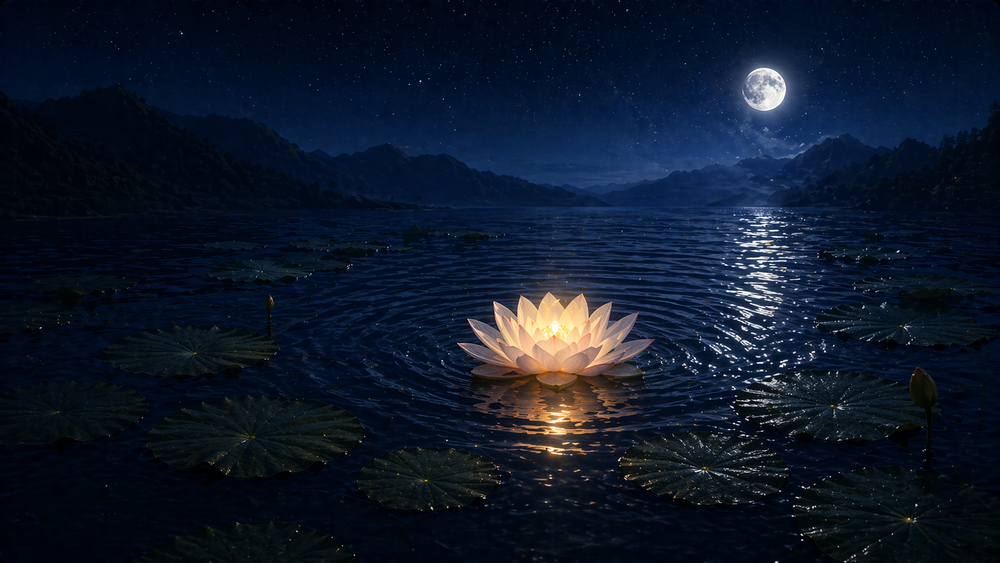
#> input picture web-prototype/dist/banners/l1.png, 1000 x 563 px, shrunk from 1672 x 941 before the run, found by its file name
$ python remove_bg.py
#> lines starting #> are read from the running program, lines starting #| are printed output that depends on the picture; after the words box and inside, x2 and y2 are one past the last pixel; in counts of white or black regions, pixels touching at a corner belong together
import cv2
import numpy as np
from pathlib import Path

def remove_checkerboard_surgical(img_path, out_path):
    img = cv2.imread(str(img_path))
#> img is the input picture: shape (563, 1000, 3); mean B, G, R 41.4, 24.4, 14.1
    if img is None: return

    corners = [img[0,0], img[0,-1], img[-1,0], img[-1,-1], img[1,1], img[1,-2]]
#> corners = [[3, 1, 1], [2, 0, 1], [8, 8, 12], [18, 17, 18], [1, 0, 1], [0, 0, 0]]
    bg_colors = np.unique(corners, axis=0)
#> bg_colors = [[0, 0, 0], [1, 0, 1], [2, 0, 1], [3, 1, 1], [8, 8, 12], [18, 17, 18]]

    mask = np.ones(img.shape[:2], dtype=bool)
    for color in bg_colors:
        # Cast to int to avoid uint8 overflow
        c_int = color.astype(int)
        lower = np.clip(c_int - 15, 0, 255).astype(np.uint8)
        upper = np.clip(c_int + 15, 0, 255).astype(np.uint8)
        bg_mask = cv2.inRange(img, lower, upper)
        mask = mask & (~bg_mask.astype(bool))
#> this loop made 6 passes
#> (c_int, lower, upper) on passes 2 to 6: ([1, 0, 1], [0, 0, 0], [16, 15, 16]), ([2, 0, 1], [0, 0, 0], [17, 15, 16]), ([3, 1, 1], [0, 0, 0], [18, 16, 16]), ([8, 8, 12], [0, 0, 0], [23, 23, 27]), ([18, 17, 18], [3, 2, 3], [33, 32, 33])
#> (lower, upper) on pass 1: ([0, 0, 0], [15, 15, 15])
#> pass 1, in remove_checkerboard_surgical, `bg_mask = cv2.inRange(img, lower, upper)`:
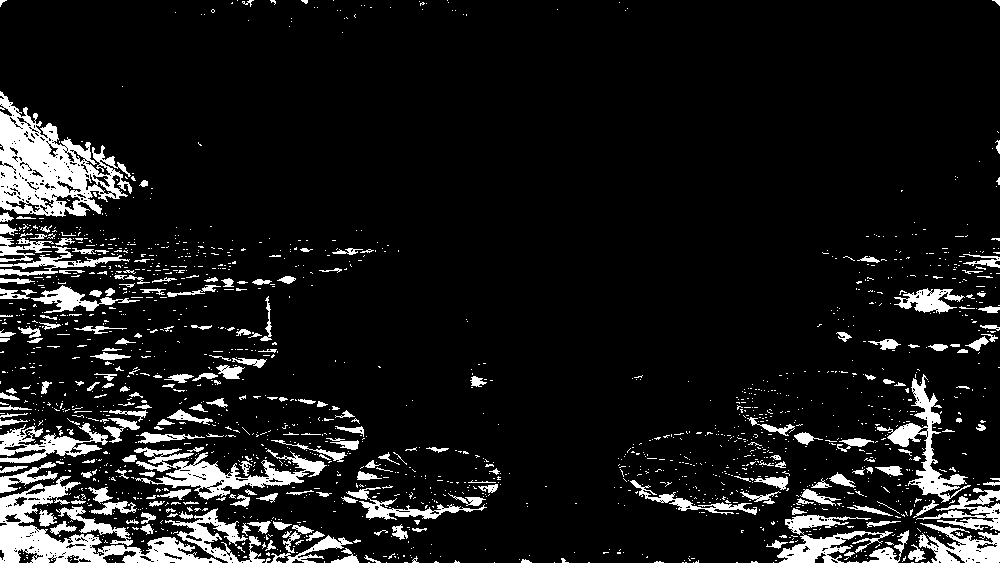
#> bg_mask: shape (563, 1000); 9.9% white; 1737 white regions (1506 under 20 px), largest, box (x1, y1, x2, y2) and area: (0, 91, 132, 217) 7728, (0, 476, 222, 563) 5492, (134, 447, 327, 500) 3427
#> pass 2, in remove_checkerboard_surgical, `bg_mask = cv2.inRange(img, lower, upper)`:
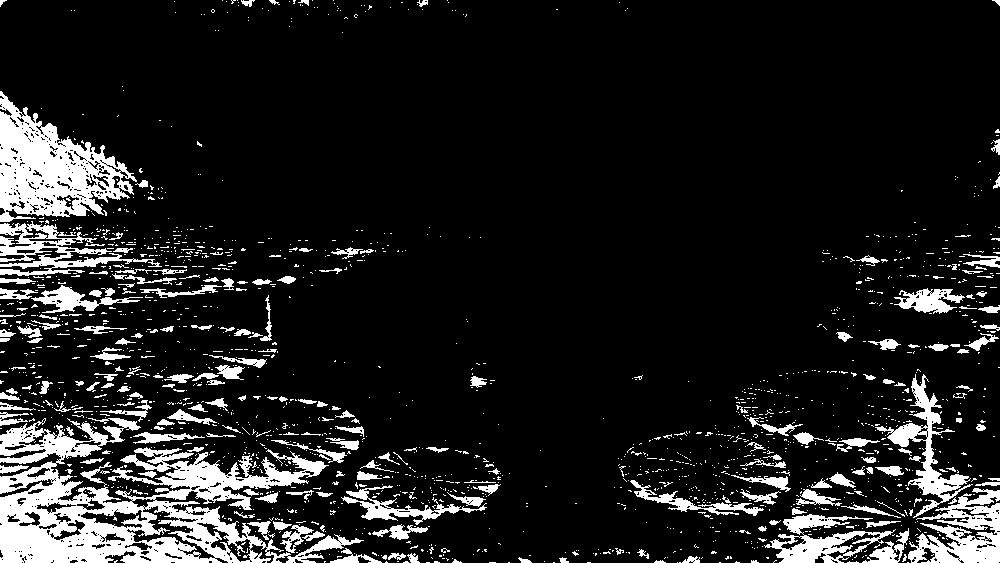
#> bg_mask: shape (563, 1000); 12.2% white; 1790 white regions (1563 under 20 px), largest, box (x1, y1, x2, y2) and area: (0, 418, 364, 563) 21670, (0, 91, 137, 222) 8758, (908, 488, 1000, 563) 3702
#> after the loop:
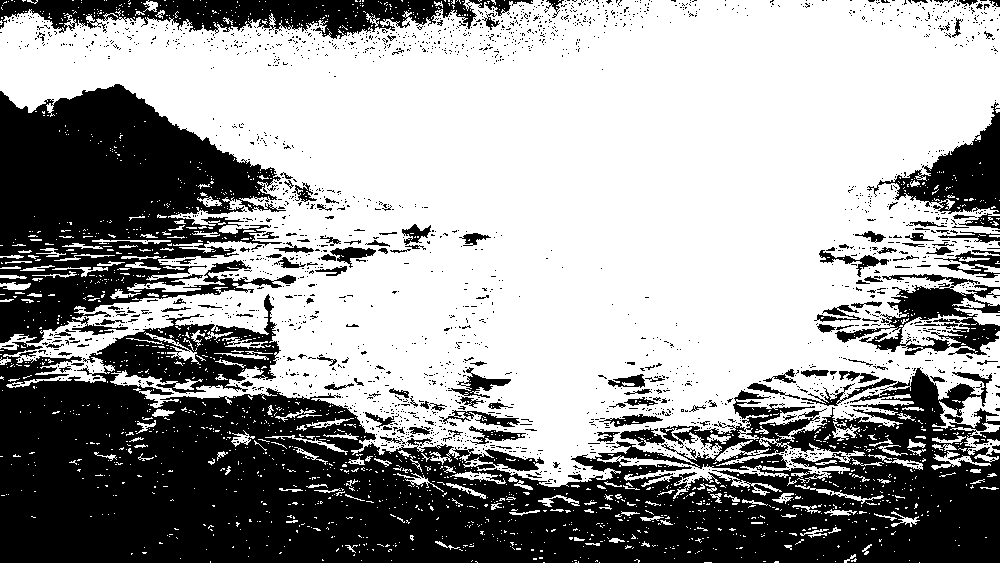
#> mask: shape (563, 1000) bool; 60.7% white; 2186 black regions (2046 under 20 px), largest, box (x1, y1, x2, y2) and area: (0, 84, 1000, 563) 181673, (0, 0, 533, 39) 10711, (867, 102, 1000, 214) 5367

    mask_img = mask.astype(np.uint8) * 255
    kernel = cv2.getStructuringElement(cv2.MORPH_ELLIPSE, (3,3))
    mask_img = cv2.morphologyEx(mask_img, cv2.MORPH_CLOSE, kernel)
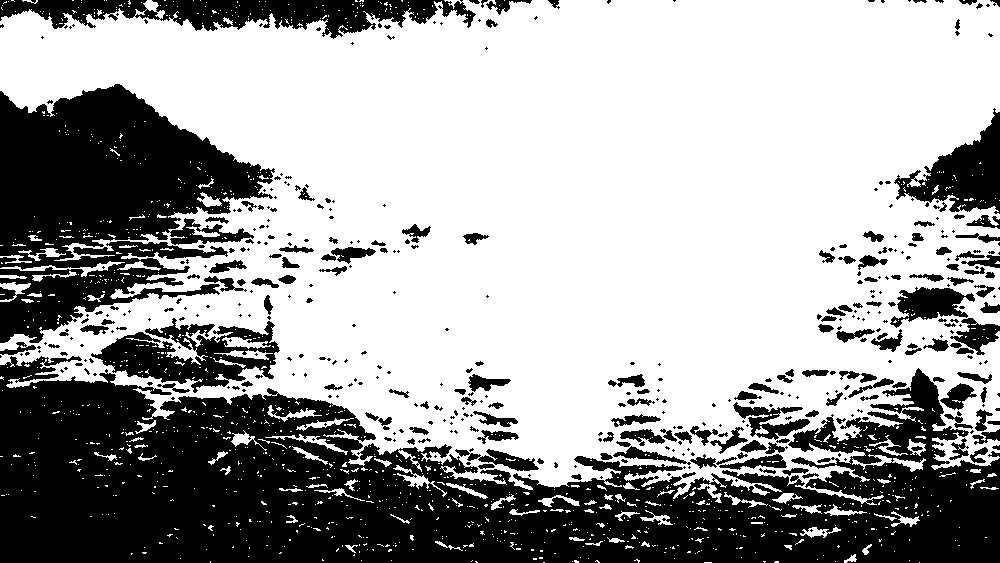
#> mask_img: shape (563, 1000); 63.7% white; 446 black regions (270 under 20 px), largest, box (x1, y1, x2, y2) and area: (0, 356, 1000, 563) 119369, (0, 84, 275, 343) 40810, (0, 0, 476, 39) 9388

    rgba = cv2.cvtColor(img, cv2.COLOR_BGR2BGRA)
    rgba[:, :, 3] = mask_img

    coords = cv2.findNonZero(mask_img)
#> coords = contour of 358669 points, box (x1, y1, x2, y2) (0, 0, 1000, 563), area 39313
    if coords is not None:
        x, y, w, h = cv2.boundingRect(coords)
#> x = 0; y = 0; w = 1000; h = 563
        p = 4
        y1, y2 = max(0, y-p), min(rgba.shape[0], y+h+p)
#> y1 = 0; y2 = 563
        x1, x2 = max(0, x-p), min(rgba.shape[1], x+w+p)
#> x1 = 0; x2 = 1000
        rgba = rgba[y1:y2, x1:x2]

    cv2.imwrite(str(out_path), rgba)

def main():
    icon_dir = Path("/Users/qiujingyi.7/ssvep/web-prototype/public/icons")
    orig_dir = Path("/Users/qiujingyi.7/ssvep/visual_concepts/App_Visual/UI_Icons")
    mapping = {
        "L1.png": "l1.png", "L2.png": "l2.png", "L3.png": "l3.png",
        "L4.png": "l4.png", "L5.png": "l5.png", "L6.png": "l6.png",
        "Settings.png": "settings.png", "home.png": "home.png", "标定.png": "calibrate.png"
    }
    for orig_name, new_name in mapping.items():
        src = orig_dir / orig_name
        dst = icon_dir / new_name
        if src.exists():
            print(f"Processing {new_name}...")
            remove_checkerboard_surgical(src, dst)
#> pass 2 of the loop in main, `for orig_name, new_name in mapping.items():`:
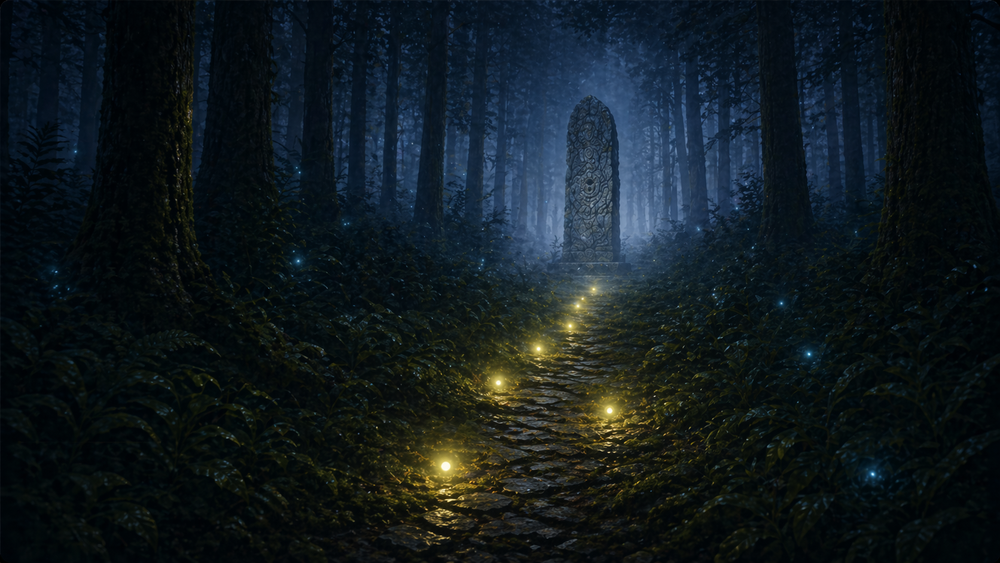
#> input picture web-prototype/dist/banners/l2.png, 1000 x 563 px, shrunk from 1672 x 941 before the run, found by its file name
#> in remove_checkerboard_surgical, img is the input picture: shape (563, 1000, 3); mean B, G, R 30.5, 26.1, 16.8
#> corners = [[2, 1, 1], [1, 1, 1], [8, 12, 16], [0, 1, 0], [0, 0, 0], [0, 0, 0]]
#> bg_colors = [[0, 0, 0], [0, 1, 0], [1, 1, 1], [2, 1, 1], [8, 12, 16]]
#> the loop in remove_checkerboard_surgical (call 2), `for color in bg_colors:` made 5 passes
#> (c_int, lower, upper) on passes 2 to 5: ([0, 1, 0], [0, 0, 0], [15, 16, 15]), ([1, 1, 1], [0, 0, 0], [16, 16, 16]), ([2, 1, 1], [0, 0, 0], [17, 16, 16]), ([8, 12, 16], [0, 0, 1], [23, 27, 31])
#> pass 1, in remove_checkerboard_surgical (call 2), `bg_mask = cv2.inRange(img, lower, upper)`:
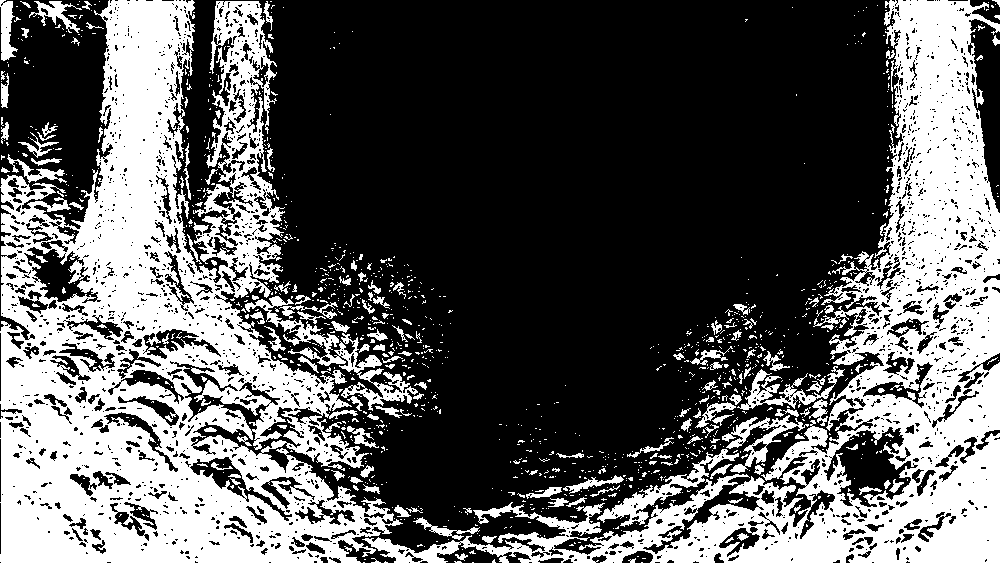
#> bg_mask: shape (563, 1000); 36.5% white; 1237 white regions (1069 under 20 px), largest, box (x1, y1, x2, y2) and area: (0, 0, 403, 563) 107237, (362, 0, 1000, 563) 75426, (245, 296, 418, 411) 3066
#> in remove_checkerboard_surgical (call 2), `mask_img = cv2.morphologyEx(mask_img, cv2.MORPH_CLOSE, kernel)`:
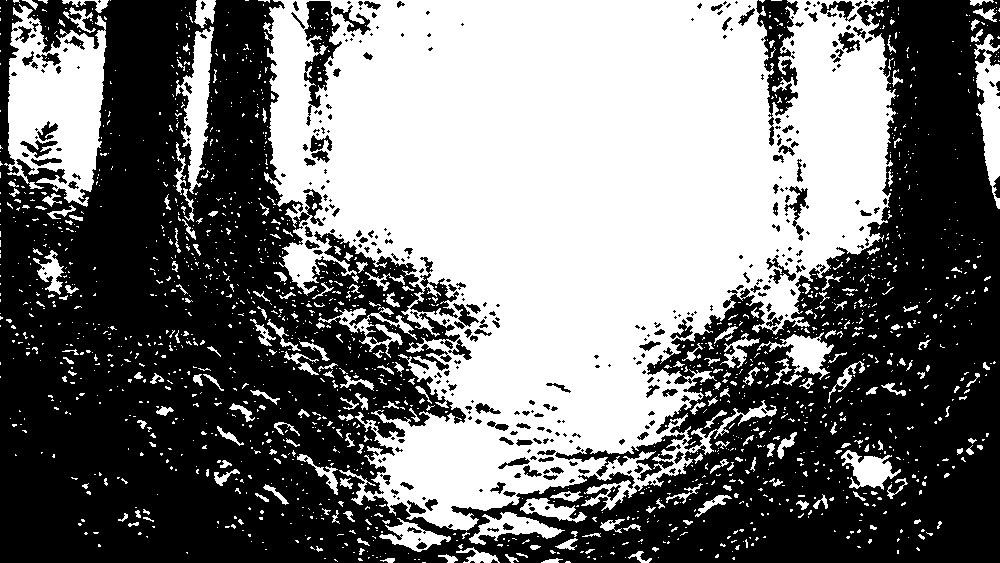
#> mask_img: shape (563, 1000); 46.1% white; 1819 white regions (1569 under 20 px), largest, box (x1, y1, x2, y2) and area: (263, 0, 896, 531) 213217, (4, 4, 107, 207) 12530, (176, 26, 214, 194) 2781
#> coords = contour of 259687 points, box (x1, y1, x2, y2) (0, 0, 1000, 563), area 101574
#> pass 3 of the loop in main, `for orig_name, new_name in mapping.items():`:
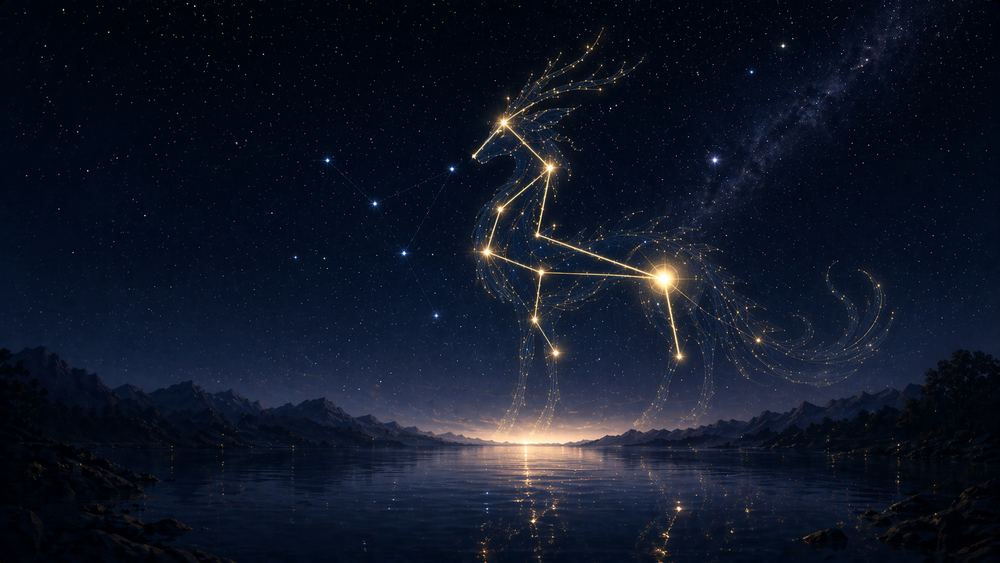
#> input picture web-prototype/dist/banners/l3.png, 1000 x 563 px, shrunk from 1672 x 941 before the run, found by its file name
#> in remove_checkerboard_surgical, img is the input picture: shape (563, 1000, 3); mean B, G, R 38.6, 23.1, 16.5
#> corners = [[3, 1, 1], [2, 0, 1], [9, 8, 17], [9, 3, 1], [2, 1, 1], [0, 0, 0]]
#> bg_colors = [[0, 0, 0], [2, 0, 1], [2, 1, 1], [3, 1, 1], [9, 3, 1], [9, 8, 17]]
#> the loop in remove_checkerboard_surgical (call 3), `for color in bg_colors:` made 6 passes
#> (c_int, lower, upper) on passes 2 to 6: ([2, 0, 1], [0, 0, 0], [17, 15, 16]), ([2, 1, 1], [0, 0, 0], [17, 16, 16]), ([3, 1, 1], [0, 0, 0], [18, 16, 16]), ([9, 3, 1], [0, 0, 0], [24, 18, 16]), ([9, 8, 17], [0, 0, 2], [24, 23, 32])
#> pass 1, in remove_checkerboard_surgical (call 3), `bg_mask = cv2.inRange(img, lower, upper)`:
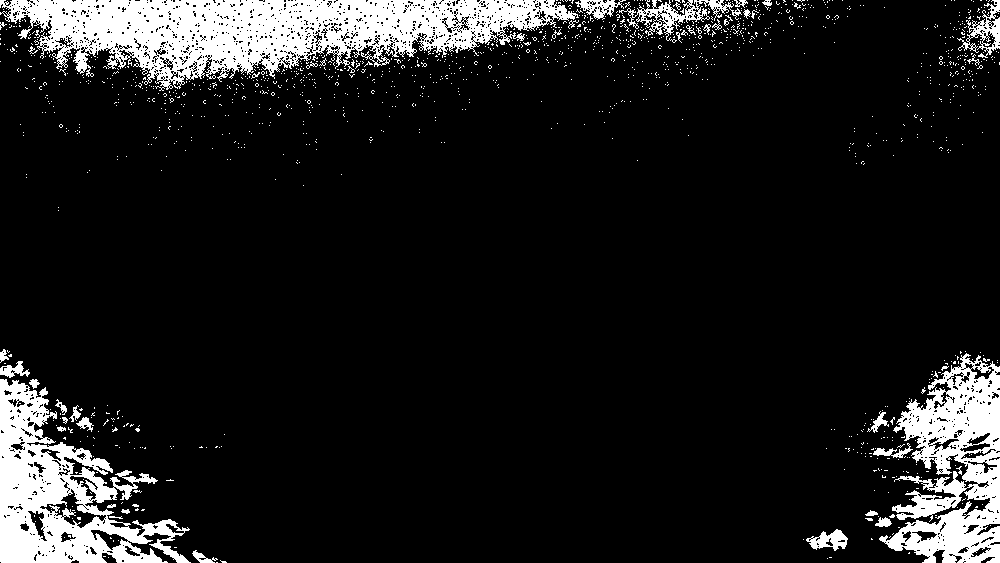
#> bg_mask: shape (563, 1000); 11.2% white; 1403 white regions (1361 under 20 px), largest, box (x1, y1, x2, y2) and area: (0, 0, 579, 91) 27010, (0, 379, 191, 563) 14852, (879, 353, 1000, 563) 13334
#> in remove_checkerboard_surgical (call 3), `mask_img = cv2.morphologyEx(mask_img, cv2.MORPH_CLOSE, kernel)`:
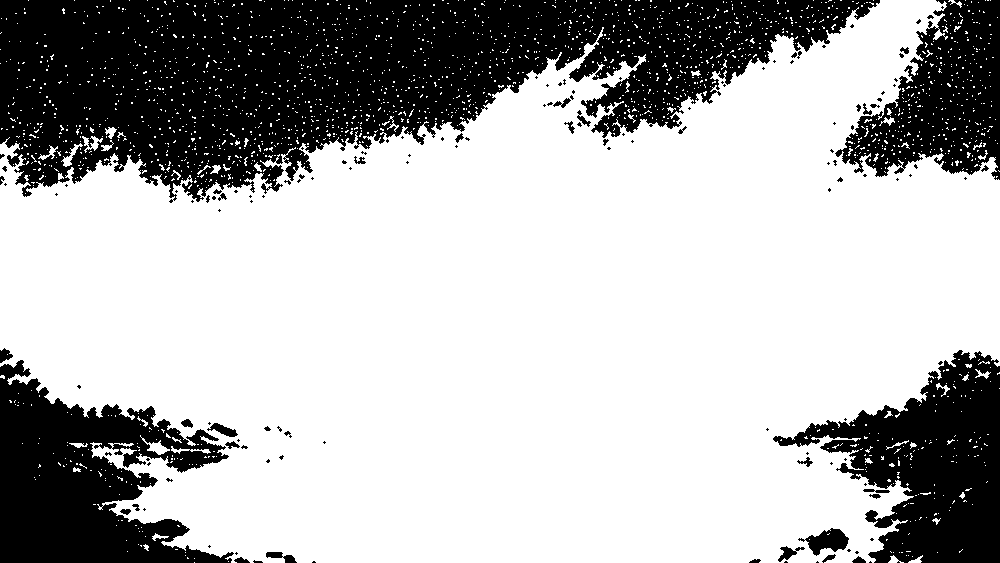
#> mask_img: shape (563, 1000); 69.3% white; 139 black regions (101 under 20 px), largest, box (x1, y1, x2, y2) and area: (0, 0, 880, 203) 102889, (0, 360, 234, 563) 26570, (773, 350, 1000, 563) 23944
#> coords = contour of 389960 points, box (x1, y1, x2, y2) (0, 0, 1000, 563), area 19870
#> the loop made 9 passes; the first 3 are shown

if __name__ == "__main__":
    main()
